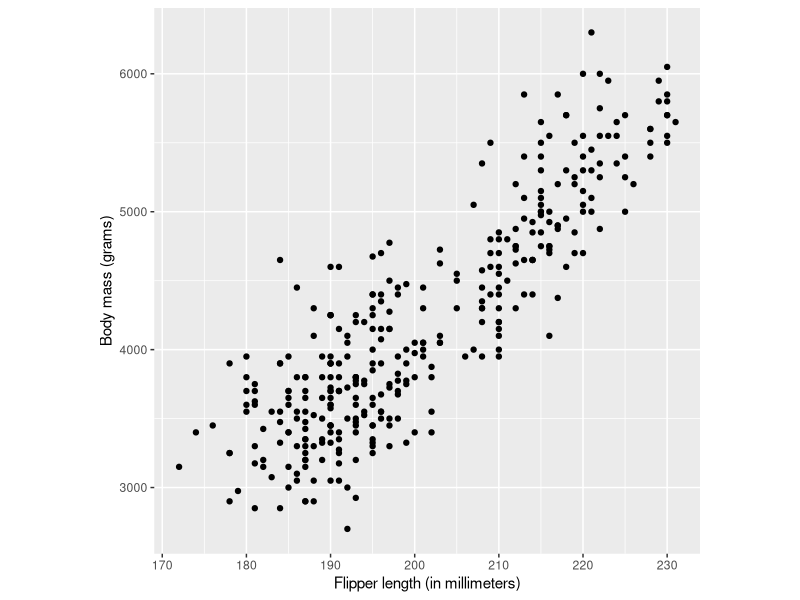
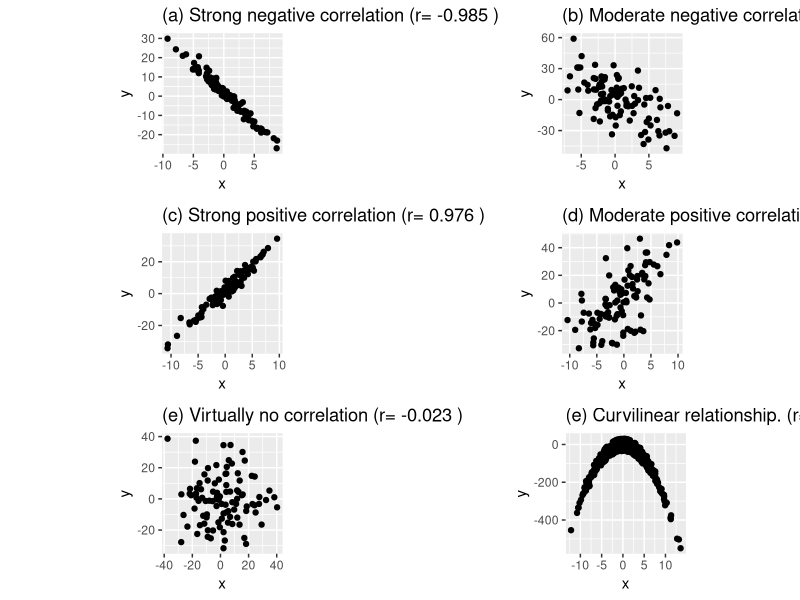
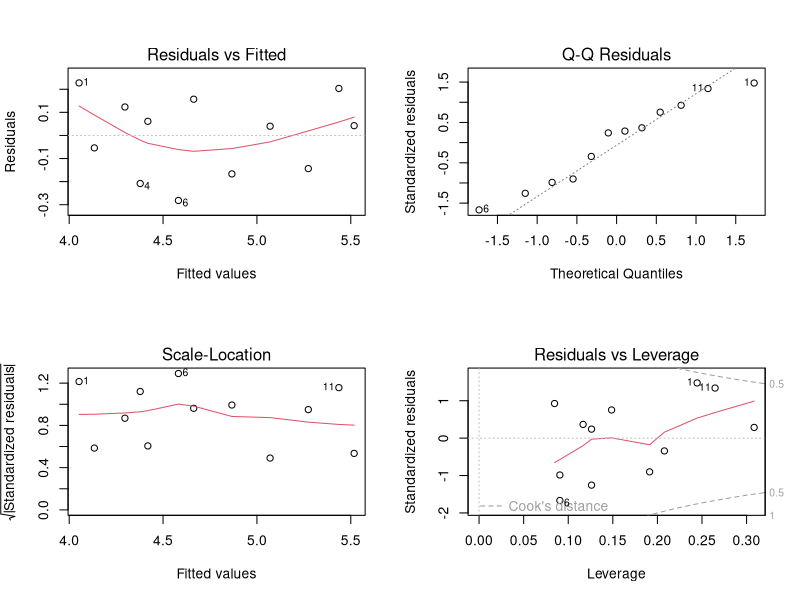
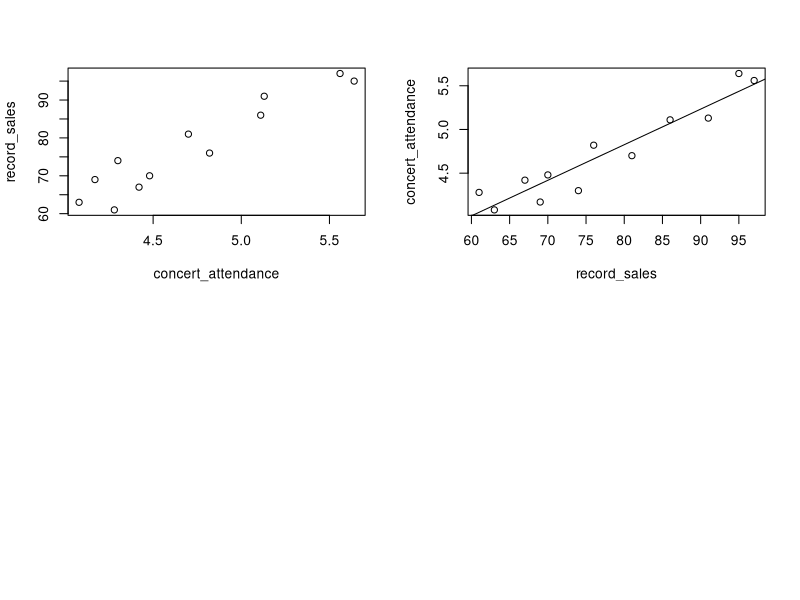
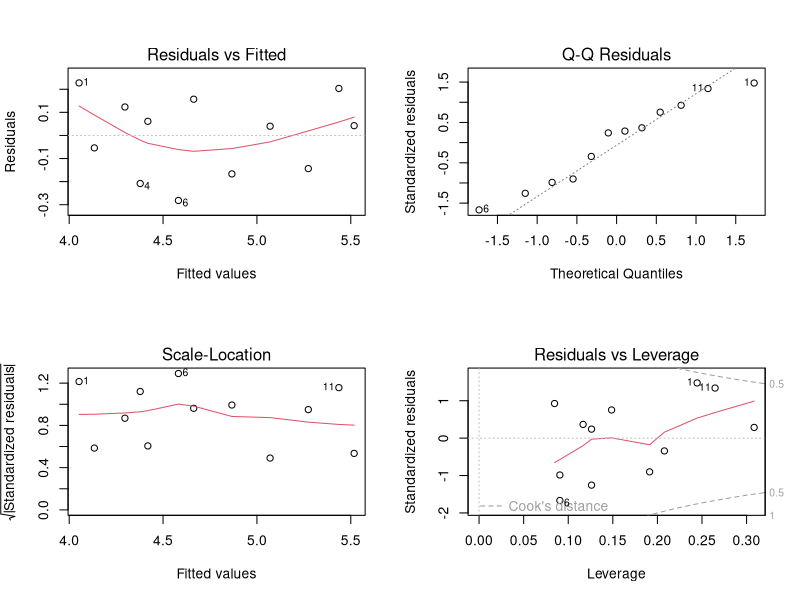

Reproduce these figures in R, in order.
## ---- chunk 1

library(palmerpenguins)
library(tidyverse)

ggplot(data = penguins, aes(x = flipper_length_mm, y = body_mass_g)) +
  geom_point() +
  theme(aspect.ratio = 1)+
  xlab("Flipper length (in millimeters)")+
  ylab("Body mass (grams)")
## ---- chunk 2
set.seed(123)
x <- rnorm(100,0,4)
y <- (2 - 3*x) + rnorm(100, 0, 2)
data1 <- data.frame(x, y ) 
r1 <- round(cor(data1$x, data1$y),3)
p1 <- ggplot(data1, aes(x,y))+
  geom_point()+
  theme(aspect.ratio = 1) +
  ggtitle(paste("(a) Strong negative correlation (r=", r1, ")"))


x <- rnorm(100,0,4)
y <- (2 - 3*x) + rnorm(100, 0, 15)
data2 <- data.frame(x, y ) 
r2 <- round(cor(data2$x, data2$y),3)
p2 <- ggplot(data2, aes(x,y))+
  geom_point()+
  theme(aspect.ratio = 1) +
  ggtitle(paste("(b) Moderate negative correlation (r=", r2, ")"))


x <- rnorm(100,0,4)
y <- (2 + 3*x) + rnorm(100, 0, 3)
data3 <- data.frame(x, y ) 
r3 <- round(cor(data3$x, data3$y),3)
p3 <- ggplot(data3, aes(x,y))+
  geom_point()+
  theme(aspect.ratio = 1) +
  ggtitle(paste("(c) Strong positive correlation (r=", r3, ")"))


x <- rnorm(100,0,4)
y <- (2 + 3*x) + rnorm(100, 0, 15)
data4 <- data.frame(x, y ) 
r4 <- round(cor(data4$x, data4$y),3)
p4 <- ggplot(data4, aes(x,y))+
  geom_point()+
  theme(aspect.ratio = 1) +
  ggtitle(paste("(d) Moderate positive correlation (r=", r4, ")"))


x <- rnorm(100,0,15)
y <- rnorm(100,0,15)
data5 <- data.frame(x, y ) 
r5 <- round(cor(data5$x, data5$y),3)
p5 <- ggplot(data5, aes(x,y))+
  geom_point()+
  theme(aspect.ratio = 1) +
  ggtitle(paste("(e) Virtually no correlation (r=", r5, ")"))

x <- rnorm(1000,0,4)
y <- -(3*x^2) + rnorm(100, 0, 15)
data6 <- data.frame(x, y ) 
r6 <- round(cor(data6$x, data6$y),3)
p6 <- ggplot(data6, aes(x,y))+
  geom_point()+
  theme(aspect.ratio = 1) +
  ggtitle(paste("(e) Curvilinear relationship. (r=", r6, ")"))

gridExtra::grid.arrange(p1,p2,p3,p4,p5,p6, ncol=2)


## ---- chunk 3
record_sales <- c(61,63,67,69,70,74,76,81, 86,91,95,97)
concert_attendance <- c(4.28,4.08,4.42,4.17,4.48,4.3,4.82,4.7,5.11,5.13,5.64,5.56)
# lm(y ~ x)
reg <- lm(concert_attendance ~ record_sales)
reg

par(mfrow = c(2,2))
plot(reg)

## ---- chunk 4
reg <- lm(concert_attendance ~ record_sales)
summary(reg)
## ---- chunk 5
r <- cor(concert_attendance, record_sales)
r^2
## ---- chunk 6
record_sales <- c(61,63,67,69,70,74,76,81, 86,91,95,97)
concert_attendance <- c(4.28,4.08,4.42,4.17,4.48,4.3,4.82,4.7,5.11,5.13,5.64,5.56)

# plot(x, y)
plot(concert_attendance, record_sales)

# lm(y ~ x)
reg <- lm(concert_attendance ~ record_sales)
reg
summary(reg)

#Add a regression line
plot(concert_attendance ~ record_sales) + abline(reg)

par(mfrow = c(2,2))
plot(reg)

